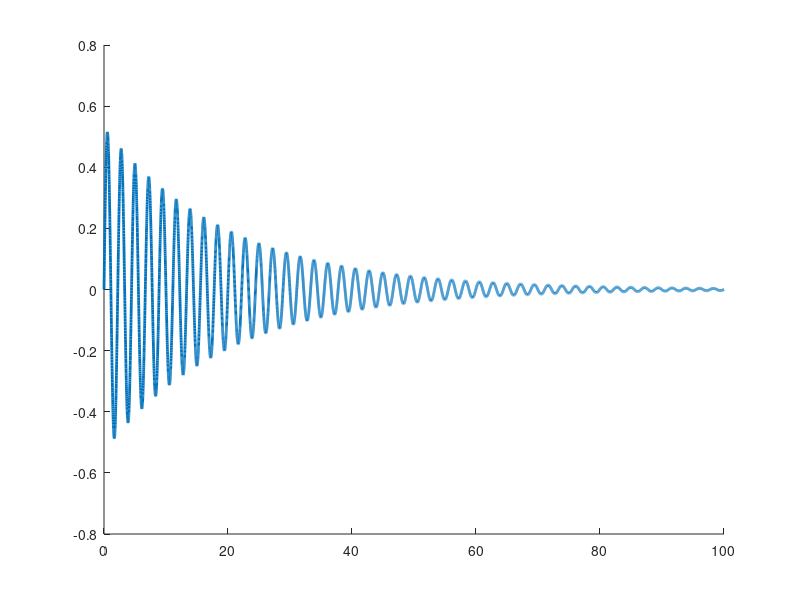

MATLAB code for this plot:
clc
clear

dt = 0.008; %% 0.001
tend = 100;
k = 8;
b = 0.1;

%% validation using step input
J = 1/(650); %% tuned to get an idea of inertia

%  diffferent initial conditions
tau = 0; %% for 6N force the angle should deflect 33^o
vspring = 1.5;

% % using force
% tau = 6*(113/1000); %% for 6N force the angle should deflect 33^o
% vspring = 0;

xspring = 0;
t = 0;
xfs_v = [xspring vspring];

for i = 1:tend/dt
    vspring = vspring + (tau/J -b*vspring - k*xspring)*dt;
    xspring = xspring + vspring*dt;
    xfs_v = [xfs_v; xspring vspring];
    t = t + dt;
end

tfs = linspace(0,t,length(xfs_v));

figure(10)
hold on
plot(tfs,xfs_v(:,1),'LineWidth',2)

rad2deg(xspring);

b^2 - 4*k*J